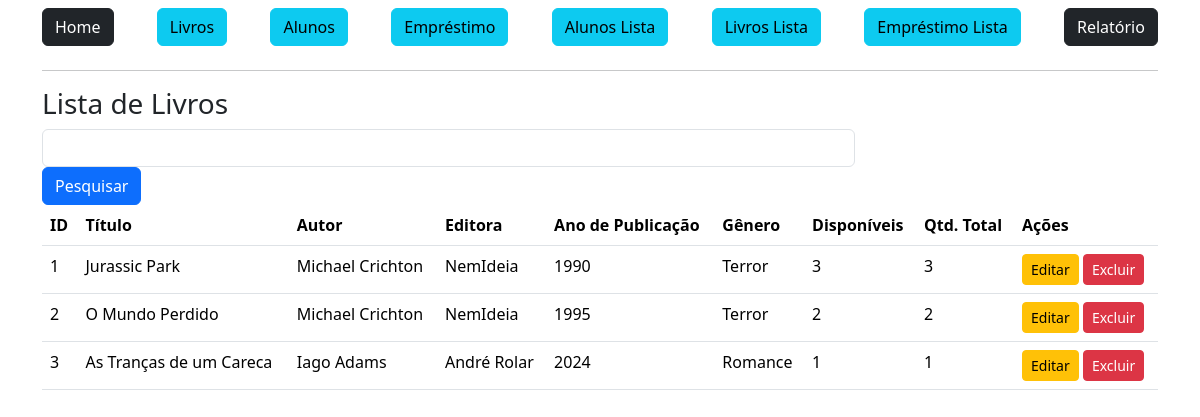
/livro/lista/ (signed in), run on an earlier commit of the app's database.
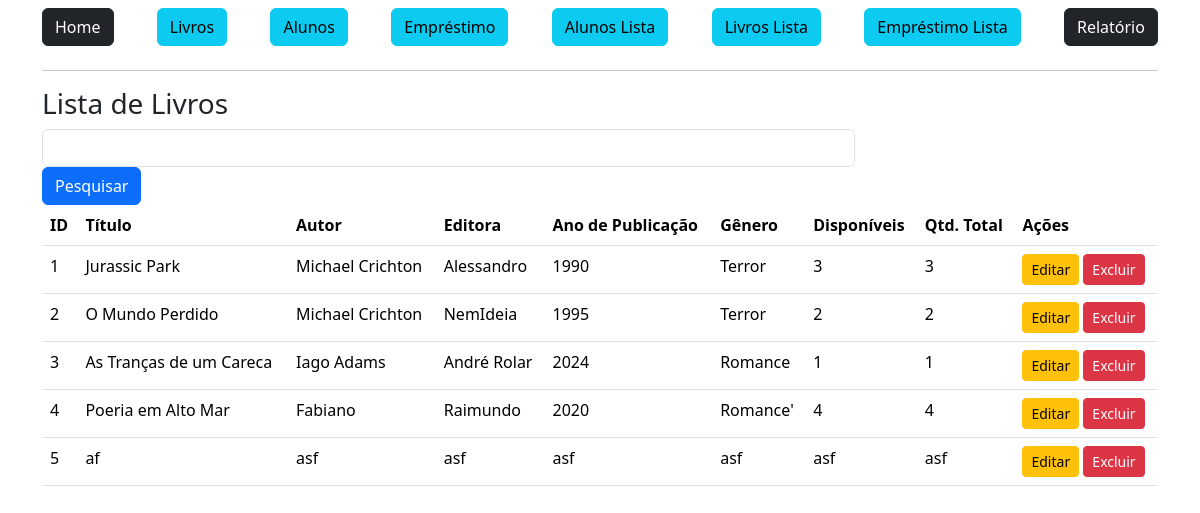
And on a later commit of the database.
### app/models.py (models this page shows)
class Book(db.Model):
    id = db.Column(db.Integer, primary_key=True)
    title = db.Column(db.String, nullable=False)
    author = db.Column(db.String, nullable=False)
    publisher = db.Column(db.String, nullable=False)
    publiYear = db.Column(db.Integer, nullable=False)
    genre = db.Column(db.String, nullable=False)
    availNumber = db.Column(db.Integer, nullable=False)
    totalNumber = db.Column(db.Integer, nullable=False)

### app/view.py (the view)
@app.route('/livro/lista/')
@login_required
def bookList():
    if request.method == 'GET':
        pesquisa = request.args.get('pesquisa', '')
    dados = Book.query.order_by('id')
    if pesquisa != '':
        dados = dados.filter_by(title=pesquisa)
    context = {'dados': dados.all()}
    return render_template('livroLista.html', context=context)

### app/__init__.py (called while the page is built)
@login_manager.user_loader
def load_user(user_id):
    return Employee.query.get(int(user_id))

### app/view.py (called while the page is built)
@app.before_request
def atualizar_status_atrasados():
    hoje = datetime.now()
    emprestimos = Loan.query.filter(
        Loan.status == 'Emprestado',
        Loan.returnDate == None,
        Loan.returnLimit < hoje
    ).all()
    for emprestimo in emprestimos:
        emprestimo.status = 'Atrasado'
    if emprestimos:
        db.session.commit()

### app/templates/livroLista.html
{% extends 'base.html' %}
{% block content %}
    <div class = "container">
        <div class = "row">
            <h3>Lista de Livros</h3>
        <form action="" method="get" class="row">
            <div class="col-9">
                <input type="text" name="pesquisa" class="form-control">
            </div>
            <div>
                <button type="submit" class="btn btn-primary">Pesquisar</button>
            </div>
        </form>
        <div class="col-12">
            <table class="table">
                <thead>
                    <tr>
                        <th>ID</th>
                        <th>Título</th>
                        <th>Autor</th>
                        <th>Editora</th>
                        <th>Ano de Publicação</th>
                        <th>Gênero</th>
                        <th>Disponíveis</th>
                        <th>Qtd. Total</th>
                        <th>Ações</th>
                    </tr>
                </thead>
                <body>
                    {% for linha in context['dados'] %}
                    <tr>
                        <td>{{linha.id}}</td>
                        <td>{{linha.title}}</td>
                        <td>{{linha.author}}</td>
                        <td>{{linha.publisher}}</td>
                        <td>{{linha.publiYear}}</td>
                        <td>{{linha.genre}}</td>
                        <td>{{linha.availNumber}}</td>
                        <td>{{linha.totalNumber}}</td>
                        <td>
                            <a href="{{ url_for('bookEdit', id=linha.id) }}" class="btn btn-sm btn-warning">Editar</a>
                            <form action="{{ url_for('bookDelete', id=linha.id) }}" method="post" style="display:inline;">
                                <button type="submit" class="btn btn-sm btn-danger" onclick="return confirm('Tem certeza que deseja excluir este empréstimo?')">
                                    Excluir
                                </button>
                            </form>
                        </td>
                        </tr>
                    {% endfor %}
                </body>
            </table>
        </div>
        </div>
    </div>
{% endblock %}

What changed in the data, as far as the page shows it:
changed Book "Jurassic Park": publisher "NemIdeia" → "Alessandro"
added Book: id "4", title "Poeria em Alto Mar", author "Fabiano", publisher "Raimundo", publiYear "2020", genre "Romance'", availNumber "4", totalNumber "4"
added Book: id "5", title "af", author "asf", publisher "asf", publiYear "asf", genre "asf", availNumber "asf", totalNumber "asf"
